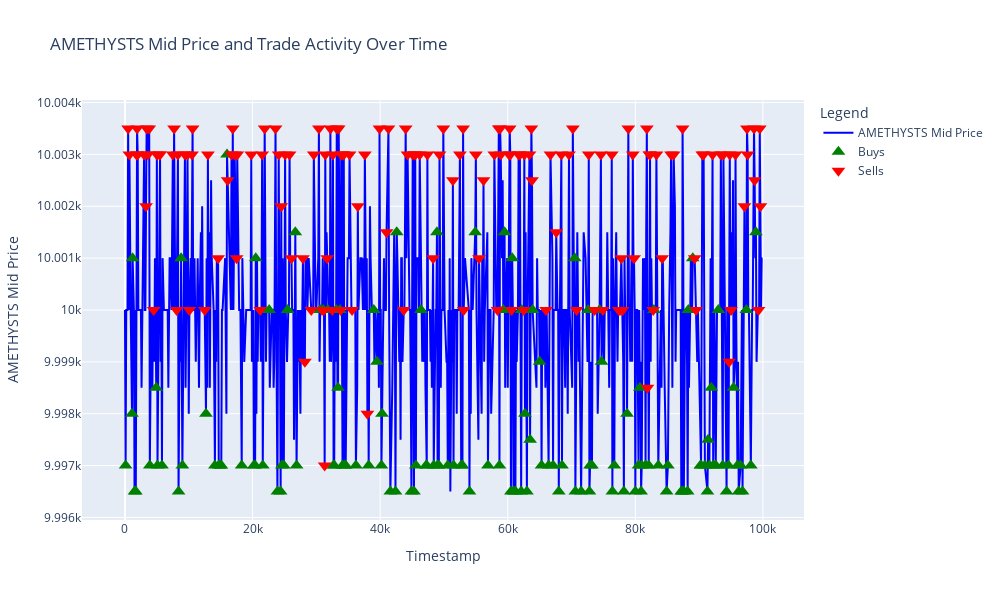
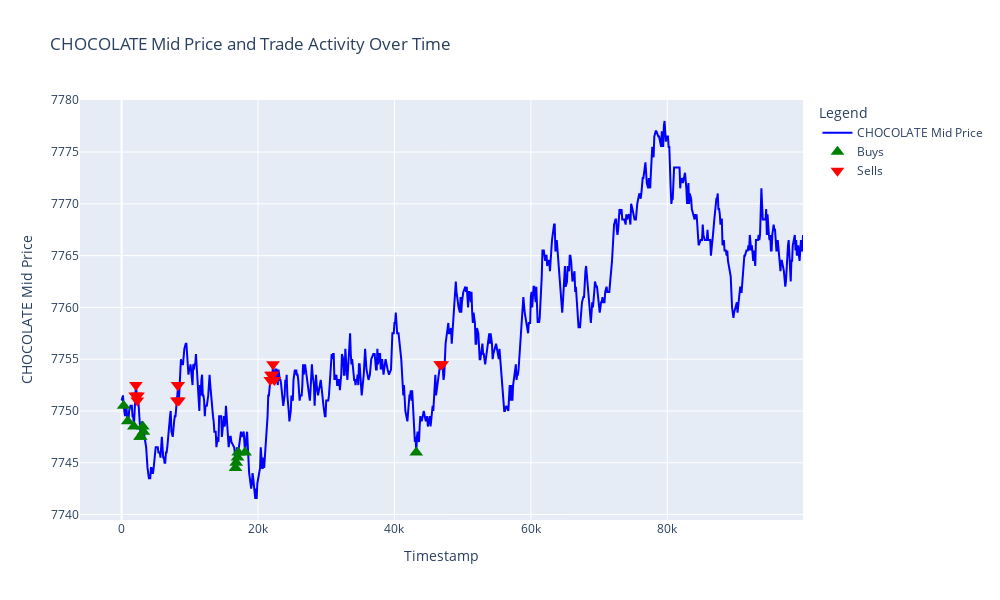
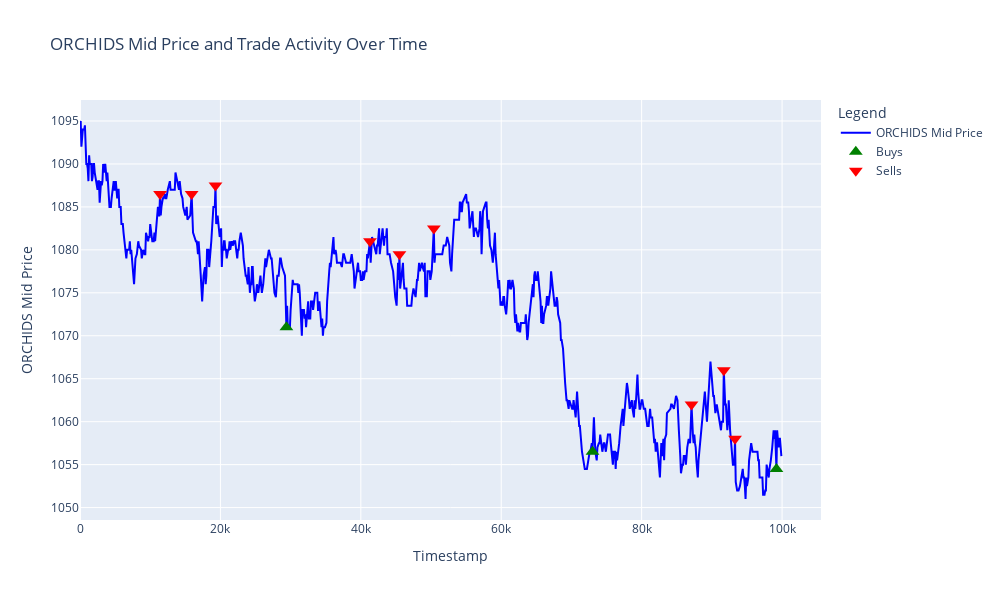
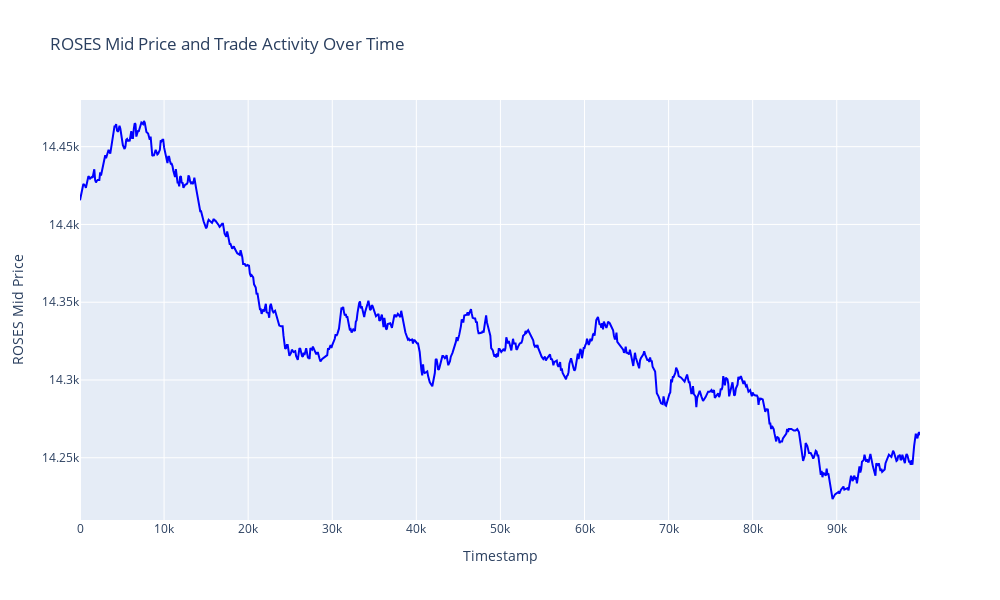

Notebook cell for these charts, in order:
### Markdown cell above
# OTHER PRODUCTS

### Code cell
import plotly.graph_objects as go

# List of products excluding Gift Basket
other_products = [
    "AMETHYSTS",
    "CHOCOLATE",
    "ORCHIDS",
    "ROSES",
    "STARFRUIT",
    "STRAWBERRIES",
]

for product in other_products:
    fig = go.Figure()

    # Add the line plot for mid_price of the product
    fig.add_trace(
        go.Scatter(
            x=merged_df["timestamp"],
            y=merged_df[f"{product.lower()}_mid_price"],
            mode="lines",
            name=f"{product} Mid Price",
            line=dict(color="blue"),
        )
    )

    # Filter for non-zero trades to mark for this product
    trades = merged_df[merged_df[f"{product}_trades_made"] != 0]
    buys = trades[trades[f"{product}_trades_made"] > 0]
    sells = trades[trades[f"{product}_trades_made"] < 0]

    # Buys
    fig.add_trace(
        go.Scatter(
            x=buys["timestamp"],
            y=buys[f"{product.lower()}_mid_price"],
            mode="markers",
            name="Buys",
            marker=dict(symbol="triangle-up", size=12, color="green"),
            text=[f"{qty} trades" for qty in buys[f"{product}_trades_made"]],
            hoverinfo="text+x+y",
        )
    )

    # Sells
    fig.add_trace(
        go.Scatter(
            x=sells["timestamp"],
            y=sells[f"{product.lower()}_mid_price"],
            mode="markers",
            name="Sells",
            marker=dict(symbol="triangle-down", size=12, color="red"),
            text=[f"{-qty} trades" for qty in sells[f"{product}_trades_made"]],
            hoverinfo="text+x+y",
        )
    )

    fig.update_layout(
        title=f"{product} Mid Price and Trade Activity Over Time",
        xaxis_title="Timestamp",
        yaxis_title=f"{product} Mid Price",
        legend_title="Legend",
        height=600,
        width=1000,
    )

    fig.show()

### Figure 1 — Plotly figure (JSON) as saved in the notebook; plotly's stock layout.template omitted (floating-point values rounded to 4 significant figures; data arrays with more than 128 entries replaced by an {"elided": "..."} marker saying what was removed)
{"data": [{"line": {"color": "blue"}, "mode": "lines", "name": "AMETHYSTS Mid Price", "type": "scatter", "x": {"elided": "771 int values"}, "y": {"elided": "771 float values"}}, {"hoverinfo": "text+x+y", "marker": {"color": "green", "size": 12, "symbol": "triangle-up"}, "mode": "markers", "name": "Buys", "text": {"elided": "138 str values"}, "type": "scatter", "x": {"elided": "138 int values"}, "y": {"elided": "138 float values"}}, {"hoverinfo": "text+x+y", "marker": {"color": "red", "size": 12, "symbol": "triangle-down"}, "mode": "markers", "name": "Sells", "text": {"elided": "151 str values"}, "type": "scatter", "x": {"elided": "151 int values"}, "y": {"elided": "151 float values"}}], "layout": {"height": 600, "legend": {"title": {"text": "Legend"}}, "title": {"text": "AMETHYSTS Mid Price and Trade Activity Over Time"}, "width": 1000, "xaxis": {"title": {"text": "Timestamp"}}, "yaxis": {"title": {"text": "AMETHYSTS Mid Price"}}}}

### Figure 2 — Plotly figure (JSON) as saved in the notebook; plotly's stock layout.template omitted (floating-point values rounded to 4 significant figures; data arrays with more than 128 entries replaced by an {"elided": "..."} marker saying what was removed)
{"data": [{"line": {"color": "blue"}, "mode": "lines", "name": "CHOCOLATE Mid Price", "type": "scatter", "x": {"elided": "771 int values"}, "y": {"elided": "771 float values"}}, {"hoverinfo": "text+x+y", "marker": {"color": "green", "size": 12, "symbol": "triangle-up"}, "mode": "markers", "name": "Buys", "text": ["119 trades", "103 trades", "28 trades", "107 trades", "161 trades", "143 trades", "89 trades", "105 trades", "116 trades", "131 trades", "135 trades", "13 trades", "115 trades"], "type": "scatter", "x": [300, 900, 1800, 2700, 2800, 3100, 3200, 16700, 16800, 17000, 17100, 18100, 43200], "y": [7750.0, 7749, 7748.0, 7748.0, 7748.0, 7748.0, 7748, 7744.0, 7745, 7746.0, 7746, 7746, 7746]}, {"hoverinfo": "text+x+y", "marker": {"color": "red", "size": 12, "symbol": "triangle-down"}, "mode": "markers", "name": "Sells", "text": ["95 trades", "135 trades", "137 trades", "133 trades", "155 trades", "127 trades", "120 trades", "98 trades", "127 trades", "109 trades", "113 trades", "116 trades", "35 trades", "99 trades", "16 trades"], "type": "scatter", "x": [2000, 2100, 2300, 2400, 8100, 8200, 8300, 8400, 21800, 21900, 22100, 22200, 22400, 46700, 47000], "y": [7752.0, 7752.0, 7751, 7752.0, 7751, 7752.0, 7752.0, 7751, 7753, 7754.0, 7754.0, 7754.0, 7753, 7754.0, 7754.0]}], "layout": {"height": 600, "legend": {"title": {"text": "Legend"}}, "title": {"text": "CHOCOLATE Mid Price and Trade Activity Over Time"}, "width": 1000, "xaxis": {"title": {"text": "Timestamp"}}, "yaxis": {"title": {"text": "CHOCOLATE Mid Price"}}}}

### Figure 3 — Plotly figure (JSON) as saved in the notebook; plotly's stock layout.template omitted (floating-point values rounded to 4 significant figures; data arrays with more than 128 entries replaced by an {"elided": "..."} marker saying what was removed)
{"data": [{"line": {"color": "blue"}, "mode": "lines", "name": "ORCHIDS Mid Price", "type": "scatter", "x": {"elided": "771 int values"}, "y": {"elided": "771 float values"}}, {"hoverinfo": "text+x+y", "marker": {"color": "green", "size": 12, "symbol": "triangle-up"}, "mode": "markers", "name": "Buys", "text": ["2 trades", "2 trades", "5 trades"], "type": "scatter", "x": [29400, 73000, 99200], "y": [1071, 1056.0, 1054.0]}, {"hoverinfo": "text+x+y", "marker": {"color": "red", "size": 12, "symbol": "triangle-down"}, "mode": "markers", "name": "Sells", "text": ["2 trades", "3 trades", "3 trades", "2 trades", "3 trades", "3 trades", "4 trades", "5 trades", "5 trades"], "type": "scatter", "x": [11400, 15900, 19300, 41300, 45500, 50400, 87100, 91700, 93300], "y": [1086.0, 1086.0, 1088.0, 1081, 1080.0, 1082.0, 1062, 1066, 1058]}], "layout": {"height": 600, "legend": {"title": {"text": "Legend"}}, "title": {"text": "ORCHIDS Mid Price and Trade Activity Over Time"}, "width": 1000, "xaxis": {"title": {"text": "Timestamp"}}, "yaxis": {"title": {"text": "ORCHIDS Mid Price"}}}}

### Figure 4 — Plotly figure (JSON) as saved in the notebook; plotly's stock layout.template omitted (floating-point values rounded to 4 significant figures; data arrays with more than 128 entries replaced by an {"elided": "..."} marker saying what was removed)
{"data": [{"line": {"color": "blue"}, "mode": "lines", "name": "ROSES Mid Price", "type": "scatter", "x": {"elided": "771 int values"}, "y": {"elided": "771 float values"}}, {"hoverinfo": "text+x+y", "marker": {"color": "green", "size": 12, "symbol": "triangle-up"}, "mode": "markers", "name": "Buys", "text": [], "type": "scatter", "x": [], "y": []}, {"hoverinfo": "text+x+y", "marker": {"color": "red", "size": 12, "symbol": "triangle-down"}, "mode": "markers", "name": "Sells", "text": [], "type": "scatter", "x": [], "y": []}], "layout": {"height": 600, "legend": {"title": {"text": "Legend"}}, "title": {"text": "ROSES Mid Price and Trade Activity Over Time"}, "width": 1000, "xaxis": {"title": {"text": "Timestamp"}}, "yaxis": {"title": {"text": "ROSES Mid Price"}}}}
